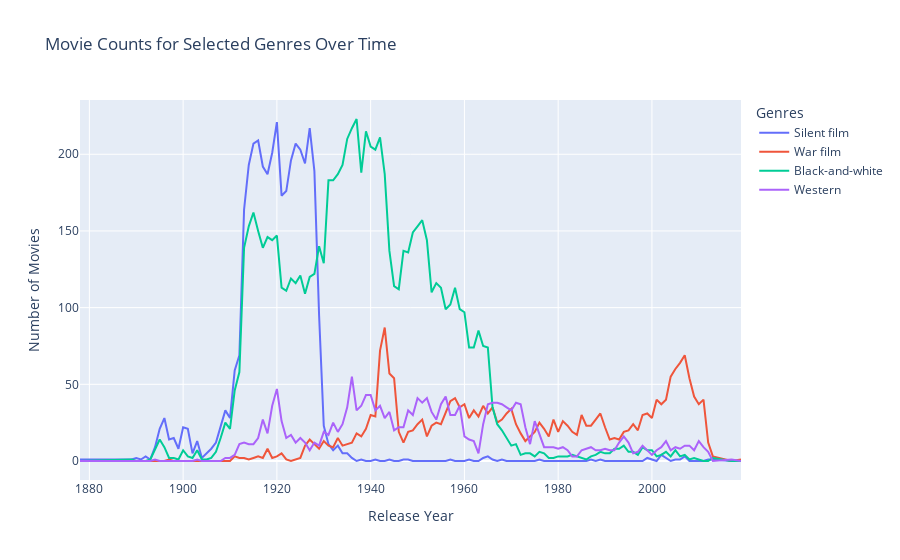

This figure's notebook cell:
### Code cell
fig = px.line(n_genre_per_year, x='year', y='movie_count', color='movie_genres_final',
              title='Movie Counts for Selected Genres Over Time',
              labels={'year': 'Release Year', 'movie_count': 'Number of Movies', 'movie_genres_final': 'Genres'},
              )

# Update layout to set white background
fig.update_layout(
    paper_bgcolor='white',  # Set the overall figure background color to white
    legend=dict(itemclick="toggleothers")  # Allow toggling of the genres in the legend
)

# Show the plot
fig.write_html('plots/movie_counts_by_genre_subset.html', full_html=True)
fig.show()

### Figure 1 — Plotly figure (JSON) as saved in the notebook; plotly's stock layout.template omitted (floating-point values rounded to 4 significant figures; data arrays with more than 128 entries replaced by an {"elided": "..."} marker saying what was removed)
{"data": [{"hovertemplate": "Genres=Silent film<br>Release Year=%{x}<br>Number of Movies=%{y}<extra></extra>", "legendgroup": "Silent film", "line": {"color": "#636efa", "dash": "solid"}, "marker": {"symbol": "circle"}, "mode": "lines", "name": "Silent film", "orientation": "v", "showlegend": true, "type": "scatter", "x": {"elided": "129 int values"}, "xaxis": "x", "y": {"elided": "129 int values"}, "yaxis": "y"}, {"hovertemplate": "Genres=War film<br>Release Year=%{x}<br>Number of Movies=%{y}<extra></extra>", "legendgroup": "War film", "line": {"color": "#EF553B", "dash": "solid"}, "marker": {"symbol": "circle"}, "mode": "lines", "name": "War film", "orientation": "v", "showlegend": true, "type": "scatter", "x": {"elided": "129 int values"}, "xaxis": "x", "y": {"elided": "129 int values"}, "yaxis": "y"}, {"hovertemplate": "Genres=Black-and-white<br>Release Year=%{x}<br>Number of Movies=%{y}<extra></extra>", "legendgroup": "Black-and-white", "line": {"color": "#00cc96", "dash": "solid"}, "marker": {"symbol": "circle"}, "mode": "lines", "name": "Black-and-white", "orientation": "v", "showlegend": true, "type": "scatter", "x": {"elided": "129 int values"}, "xaxis": "x", "y": {"elided": "129 int values"}, "yaxis": "y"}, {"hovertemplate": "Genres=Western<br>Release Year=%{x}<br>Number of Movies=%{y}<extra></extra>", "legendgroup": "Western", "line": {"color": "#ab63fa", "dash": "solid"}, "marker": {"symbol": "circle"}, "mode": "lines", "name": "Western", "orientation": "v", "showlegend": true, "type": "scatter", "x": {"elided": "129 int values"}, "xaxis": "x", "y": {"elided": "129 int values"}, "yaxis": "y"}], "layout": {"legend": {"itemclick": "toggleothers", "title": {"text": "Genres"}, "tracegroupgap": 0}, "paper_bgcolor": "white", "title": {"text": "Movie Counts for Selected Genres Over Time"}, "xaxis": {"anchor": "y", "domain": [0, 1], "title": {"text": "Release Year"}}, "yaxis": {"anchor": "x", "domain": [0, 1], "title": {"text": "Number of Movies"}}}}
